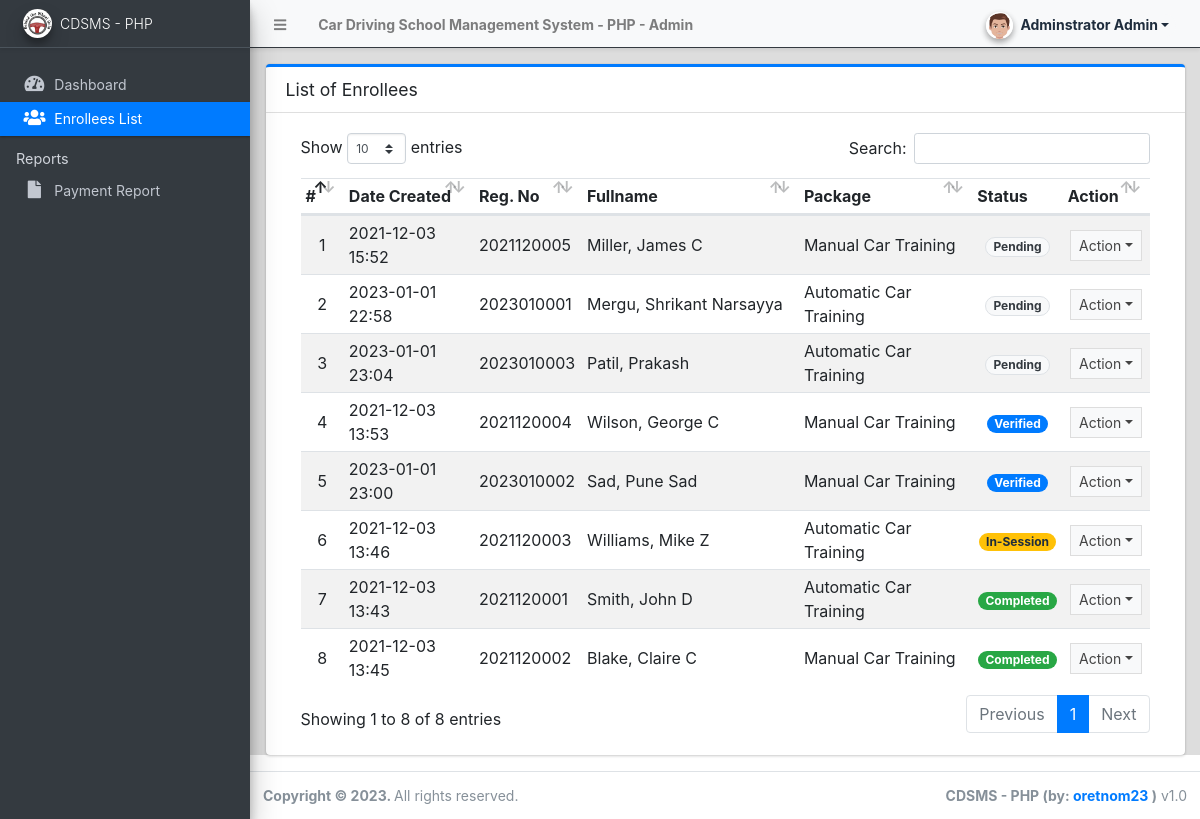
The page /admin/?page=enrollees (signed in) on the database its author committed.
### tables this page shows
CREATE TABLE `enrollee_list` (
  `id` int(30) NOT NULL,
  `reg_no` varchar(50) NOT NULL,
  `package_id` int(30) NOT NULL,
  `cost` float NOT NULL DEFAULT 0,
  `firstname` text NOT NULL,
  `middlename` text DEFAULT NULL,
  `lastname` text NOT NULL,
  `gender` varchar(50) NOT NULL,
  `dob` date NOT NULL,
  `email` text NOT NULL,
  `contact` text NOT NULL,
  `address` text NOT NULL,
  `start_date` date NOT NULL,
  `time` varchar(250) NOT NULL,
  `status` tinyint(4) NOT NULL DEFAULT 0 COMMENT '0= pending,1=verified,2=in session, 3=completed,4 = cancelled',
  `date_created` datetime NOT NULL DEFAULT current_timestamp(),
  `date_updated` datetime DEFAULT NULL ON UPDATE current_timestamp()
);

CREATE TABLE `package_list` (
  `id` int(11) NOT NULL,
  `name` text NOT NULL,
  `description` text NOT NULL,
  `training_duration` varchar(100) NOT NULL,
  `cost` float NOT NULL DEFAULT 0,
  `status` tinyint(1) NOT NULL DEFAULT 1,
  `date_created` datetime NOT NULL DEFAULT current_timestamp()
);

### config.php (called while the page is built, shortened)
<?php
require_once('classes/DBConnection.php');
require_once('classes/SystemSettings.php');
function validate_image($file){
	if(!empty($file)){
        $ex = explode('?',$file);
        $file = $ex[0];
        $param =  isset($ex[1]) ? '?'.$ex[1]  : '';
		if(is_file(base_app.$file)){
			return base_url.$file.$param;
		}else{
			return base_url.'dist/img/no-image-available.png';
		}
	}else{
		return base_url.'dist/img/no-image-available.png';
	}
}
function isMobileDevice(){
    $aMobileUA = array(
        '/iphone/i' => 'iPhone',
        '/ipod/i' => 'iPod',
        '/ipad/i' => 'iPad',
        '/android/i' => 'Android',
        '/blackberry/i' => 'BlackBerry',
        '/webos/i' => 'Mobile'
    );
    return false;
}
?>

### classes/DBConnection.php (called while the page is built, shortened)
<?php
class DBConnection{
    private $host = DB_SERVER;
    private $username = DB_USERNAME;
    private $password = DB_PASSWORD;
    private $database = DB_NAME;
    public $conn;
    public function __construct(){
        if (!isset($this->conn)) {
            $this->conn = new mysqli($this->host, $this->username, $this->password, $this->database);
        }
    }
}
?>

### classes/SystemSettings.php (called while the page is built, shortened)
<?php
class SystemSettings extends DBConnection{
	function userdata($field = ''){
		if(!empty($field)){
			if(isset($_SESSION['userdata'][$field]))
				return $_SESSION['userdata'][$field];
			else
				return null;
		}else{
			return false;
		}
	}
	function info($field=''){
		if(!empty($field)){
			if(isset($_SESSION['system_info'][$field]))
				return $_SESSION['system_info'][$field];
			else
				return false;
		}else{
			return false;
		}
	}
}
$_settings = new SystemSettings();
?>

### admin/enrollees/index.php (the view, shortened to what this page needs)
<div class="card card-outline card-primary">
	<div class="card-header">
		<h3 class="card-title">List of Enrollees</h3>
	</div>
	<div class="card-body">
		<div class="container-fluid">
        <div class="container-fluid">
			<table class="table table-hover table-striped">
				<colgroup>
					<col width="5%">
					<col width="15%">
					<col width="10%">
					<col width="25%">
					<col width="20%">
					<col width="10%">
					<col width="10%">
				</colgroup>
				<thead>
					<tr>
						<th>#</th>
						<th>Date Created</th>
						<th>Reg. No</th>
						<th>Fullname</th>
						<th>Package</th>
						<th>Status</th>
						<th>Action</th>
					</tr>
				</thead>
				<tbody>
					<?php
						$i = 1;
						$qry = $conn->query("SELECT e.*,CONCAT(lastname, ', ', firstname,' ',middlename) as fullname,p.name from `enrollee_list` e inner join package_list p on e.package_id = p.id order by e.`status` asc,unix_timestamp(e.`date_created`)");
						while($row = $qry->fetch_assoc()):
					?>
						<tr>
							<td class="text-center"><?php echo $i++; ?></td>
							<td class=""><?php echo date("Y-m-d H:i",strtotime($row['date_created'])) ?></td>
							<td><?php echo ($row['reg_no']) ?></td>
							<td><?php echo ucwords($row['fullname']) ?></td>
							<td><?php echo ($row['name']) ?></td>
							<td class="text-center">
                                <?php
                                    switch($row['status']){
                                        case '1':
											echo "<span class='badge badge-primary badge-pill'>Verified</span>";
											break;
										case '2':
											echo "<span class='badge badge-warning badge-pill'>In-Session</span>";
											break;
										case '3':
											echo "<span class='badge badge-success badge-pill'>Completed</span>";
											break;
										case '0':
											echo "<span class='badge badge-light badge-pill text-dark border'>Pending</span>";
											break;
                                    }
                                ?>
                            </td>
							<td align="center">
								 <button type="button" class="btn btn-flat btn-default btn-sm dropdown-toggle dropdown-icon" data-toggle="dropdown">
				                  		Action
				                  </button>
							</td>
						</tr>
					<?php endwhile; ?>
				</tbody>
			</table>
		</div>
		</div>
	</div>
</div>

### admin/index.php (shortened to what this page needs)
<?php require_once('../config.php'); ?>
 <!DOCTYPE html>
<html lang="en" class="" style="height: auto;">
<?php require_once('inc/header.php') ?>
  <body class="sidebar-mini layout-fixed control-sidebar-slide-open layout-navbar-fixed sidebar-mini-md sidebar-mini-xs" data-new-gr-c-s-check-loaded="14.991.0" data-gr-ext-installed="" style="height: auto;">
    <div class="wrapper">
     <?php require_once('inc/topBarNav.php') ?>
     <?php require_once('inc/navigation.php') ?>
     <?php $page = isset($_GET['page']) ? $_GET['page'] : 'home';  ?>
      <div class="content-wrapper pt-3" style="min-height: 567.854px;">
        <section class="content ">
          <div class="container-fluid">
            <?php
              if(!file_exists($page.".php") && !is_dir($page)){
                  include '404.html';
              }else{
                if(is_dir($page))
                  include $page.'/index.php';
                else
                  include $page.'.php';
              }
            ?>
          </div>
        </section>
      </div>
      <?php require_once('inc/footer.php') ?>
  </body>
</html>

### admin/inc/header.php (shortened to what this page needs)
<head>
    <link rel="stylesheet" href="<?php echo base_url ?>plugins/fontawesome-free/css/all.min.css">
    <link rel="stylesheet" href="<?php echo base_url ?>plugins/tempusdominus-bootstrap-4/css/tempusdominus-bootstrap-4.min.css">
  <link rel="stylesheet" href="<?php echo base_url ?>plugins/datatables-bs4/css/dataTables.bootstrap4.min.css">
  <link rel="stylesheet" href="<?php echo base_url ?>plugins/datatables-responsive/css/responsive.bootstrap4.min.css">
  <link rel="stylesheet" href="<?php echo base_url ?>plugins/datatables-buttons/css/buttons.bootstrap4.min.css">
  <link rel="stylesheet" href="<?php echo base_url ?>plugins/select2/css/select2.min.css">
  <link rel="stylesheet" href="<?php echo base_url ?>plugins/select2-bootstrap4-theme/select2-bootstrap4.min.css">
    <link rel="stylesheet" href="<?php echo base_url ?>plugins/icheck-bootstrap/icheck-bootstrap.min.css">
    <link rel="stylesheet" href="<?php echo base_url ?>plugins/jqvmap/jqvmap.min.css">
    <link rel="stylesheet" href="<?php echo base_url ?>dist/css/adminlte.css">
    <link rel="stylesheet" href="<?php echo base_url ?>dist/css/custom.css">
    <link rel="stylesheet" href="<?php echo base_url ?>plugins/overlayScrollbars/css/OverlayScrollbars.min.css">
    <link rel="stylesheet" href="<?php echo base_url ?>plugins/daterangepicker/daterangepicker.css">
    <link rel="stylesheet" href="<?php echo base_url ?>plugins/summernote/summernote-bs4.min.css">
  <link rel="stylesheet" href="<?php echo base_url ?>plugins/sweetalert2-theme-bootstrap-4/bootstrap-4.min.css">
  </head>

### admin/inc/topBarNav.php (shortened to what this page needs)
<nav class="main-header navbar navbar-expand navbar-light border  border-dark border-top-0  border-left-0 border-right-0 navbar-light text-sm shadow-sm">
  <ul class="navbar-nav">
    <li class="nav-item">
    <a class="nav-link" data-widget="pushmenu" href="#" role="button"><i class="fas fa-bars"></i></a>
    </li>
    <li class="nav-item d-none d-sm-inline-block">
      <a href="<?php echo base_url ?>" class="nav-link"><b><?php echo (!isMobileDevice()) ? $_settings->info('name'):$_settings->info('short_name'); ?> - Admin</b></a>
    </li>
  </ul>
  <ul class="navbar-nav ml-auto">
    <li class="nav-item">
      <div class="btn-group nav-link">
            <button type="button" class="btn btn-rounded badge badge-light dropdown-toggle dropdown-icon" data-toggle="dropdown">
              <span><img src="<?php echo validate_image($_settings->userdata('avatar')) ?>" class="img-circle elevation-2 user-img" alt="User Image"></span>
              <span class="ml-3"><?php echo ucwords($_settings->userdata('firstname').' '.$_settings->userdata('lastname')) ?></span>
            </button>
        </div>
    </li>
  </ul>
</nav>

### admin/inc/navigation.php (shortened to what this page needs)
<aside class="main-sidebar sidebar-dark-primary elevation-4 sidebar-no-expand bg-dark">
  <a href="<?php echo base_url ?>admin" class="brand-link bg-transparent text-sm shadow-sm">
  <img src="<?php echo validate_image($_settings->info('logo'))?>" alt="Store Logo" class="brand-image img-circle elevation-3 bg-black" style="width: 1.8rem;height: 1.8rem;max-height: unset;object-fit:scale-down;object-position:center center">
  <span class="brand-text font-weight-light"><?php echo $_settings->info('short_name') ?></span>
  </a>
  <div class="sidebar os-host os-theme-light os-host-overflow os-host-overflow-y os-host-resize-disabled os-host-transition os-host-scrollbar-horizontal-hidden">
    <div class="os-content-glue" style="margin: 0px -8px; width: 249px; height: 646px;"></div>
    <div class="os-padding">
      <div class="os-viewport os-viewport-native-scrollbars-invisible" style="overflow-y: scroll;">
        <div class="os-content" style="padding: 0px 8px; height: 100%; width: 100%;">
          <nav class="mt-4">
             <ul class="nav nav-pills nav-sidebar flex-column text-sm nav-compact nav-flat nav-child-indent nav-collapse-hide-child" data-widget="treeview" role="menu" data-accordion="false">
              <li class="nav-item dropdown">
                <a href="./" class="nav-link nav-home">
                  <i class="nav-icon fas fa-tachometer-alt"></i>
                  <p>
                    Dashboard
                  </p>
                </a>
              </li>
              <li class="nav-item">
                <a href="<?php echo base_url ?>admin/?page=enrollees" class="nav-link nav-enrollees">
                  <i class="nav-icon fas fa-users"></i>
                  <p>
                    Enrollees List
                  </p>
                </a>
              </li>
              <li class="nav-header">Reports</li>
              <li class="nav-item dropdown">
                <a href="<?php echo base_url ?>admin/?page=reports" class="nav-link nav-reports">
                  <i class="nav-icon fas fa-file"></i>
                  <p>
                    Payment Report
                  </p>
                </a>
              </li>
            </ul>
          </nav>
        </div>
      </div>
    </div>
  </div>
</aside>

### admin/inc/footer.php (shortened to what this page needs)
<footer class="main-footer text-sm">
        <strong>Copyright © <?php echo date('Y') ?>.
        </strong>
        All rights reserved.
        <div class="float-right d-none d-sm-inline-block">
          <b><?php echo $_settings->info('short_name') ?> (by: <a href="mailto:oretnom23@gmail.com" target="blank">oretnom23</a> )</b> v1.0
        </div>
      </footer>
    </div>

### admin/inc/topBarNav.php (style rules this page uses)
.user-img { position: absolute; height: 27px; width: 27px; object-fit: cover; left: -7%; top: -12%; }
.btn-rounded { border-radius: 50px; }

### rows shown on the page
enrollee_list: date_created "2021-12-03 15:52", reg_no "2021120005", fullname "Miller, James C", package.name "Manual Car Training", status "Pending"
enrollee_list: date_created "2023-01-01 22:58", reg_no "2023010001", fullname "Mergu, Shrikant Narsayya", package.name "Automatic Car Training", status "Pending"
enrollee_list: date_created "2023-01-01 23:04", reg_no "2023010003", fullname "Patil, Prakash", package.name "Automatic Car Training", status "Pending"
enrollee_list: date_created "2021-12-03 13:53", reg_no "2021120004", fullname "Wilson, George C", package.name "Manual Car Training", status "Verified"
enrollee_list: date_created "2023-01-01 23:00", reg_no "2023010002", fullname "Sad, Pune Sad", package.name "Manual Car Training", status "Verified"
enrollee_list: date_created "2021-12-03 13:46", reg_no "2021120003", fullname "Williams, Mike Z", package.name "Automatic Car Training", status "In-Session"
enrollee_list: date_created "2021-12-03 13:43", reg_no "2021120001", fullname "Smith, John D", package.name "Automatic Car Training", status "Completed"
enrollee_list: date_created "2021-12-03 13:45", reg_no "2021120002", fullname "Blake, Claire C", package.name "Manual Car Training", status "Completed"

### other values the page prints
$_settings->info('name') "Car Driving School Management System - PHP"
$_settings->userdata('firstname').' '.$_settings->userdata('lastname') "Adminstrator Admin"
$_settings->info('short_name') "CDSMS - PHP"
